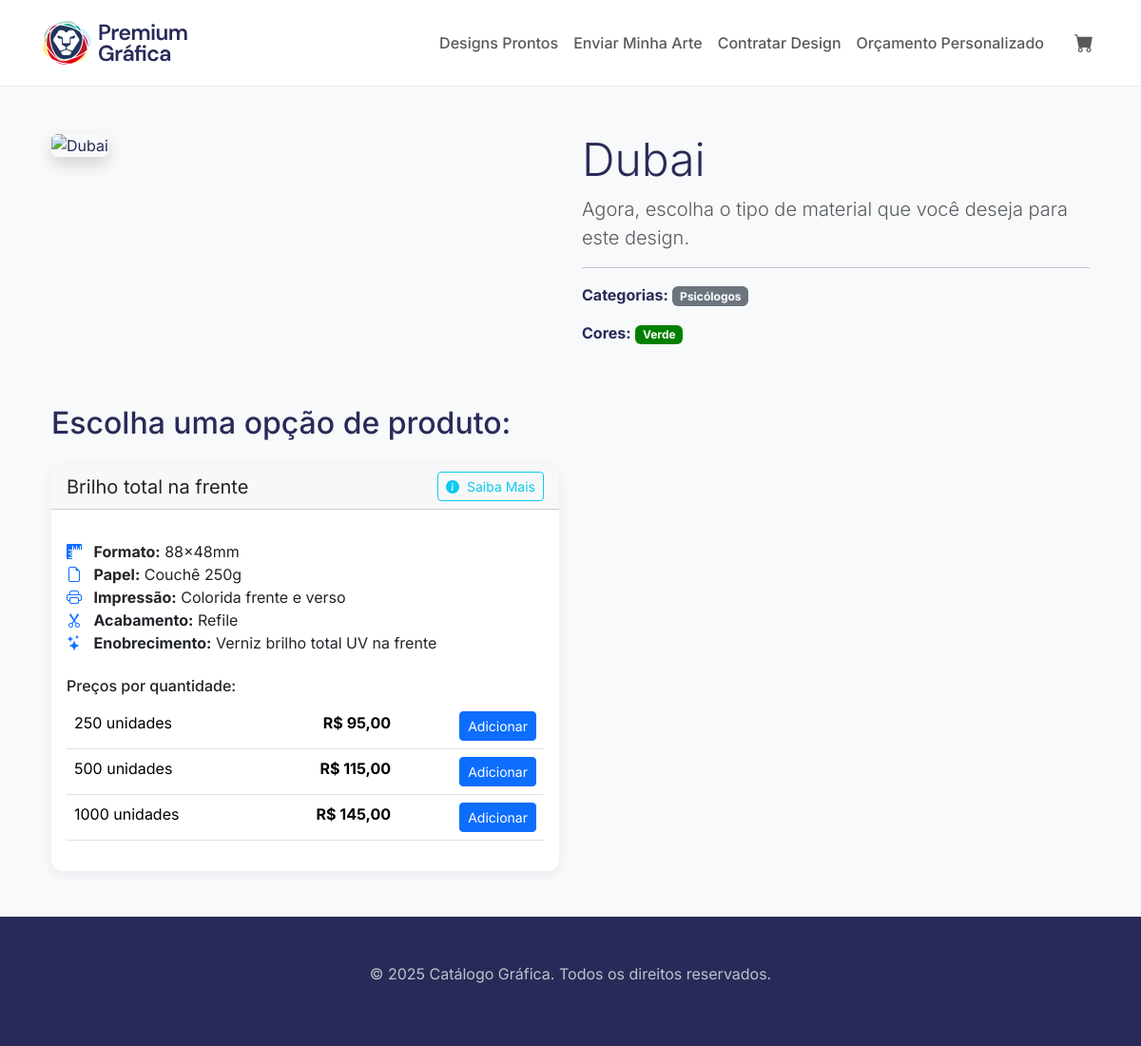
Screenshot of /designs/3/ with the database file from the repository.
### designs/models.py (models this page shows, shortened)
class Design(models.Model):
    name = models.CharField(max_length=100, verbose_name="Nome do Design")
    image = CloudinaryField('image', folder='designs')
    categories = models.ManyToManyField(Category, related_name="designs", verbose_name="Categorias")
    colors = models.ManyToManyField(Color, related_name="designs", blank=True, verbose_name="Cores")
    available_variations = models.ManyToManyField(
        ProductVariation,
        related_name="designs",
        help_text="Selecione as variações de produto que podem ser usadas com este design.",
        verbose_name="Variações de Produto Disponíveis"
    )
    class Meta:
        verbose_name = "Design"
        verbose_name_plural = "Designs"

class Category(models.Model):
    name = models.CharField(max_length=100, unique=True, verbose_name="Nome da Categoria")
    slug = models.SlugField(max_length=100, unique=True, help_text="Versão do nome otimizada para URLs.")
    class Meta:
        verbose_name = "Categoria"
        verbose_name_plural = "Categorias"
        ordering = ['name']

class Color(models.Model):
    name = models.CharField(max_length=50, unique=True, verbose_name="Nome da Cor")
    hex_code = models.CharField(max_length=7, unique=True, help_text="Código Hexadecimal da cor. Ex: #FF5733", verbose_name="Código Hex")
    class Meta:
        verbose_name = "Cor"
        verbose_name_plural = "Cores"
        ordering = ['name']

### products/models.py (models this page shows, shortened)
class ProductVariation(models.Model):
    product_type = models.ForeignKey(ProductType, on_delete=models.PROTECT, related_name="variations", verbose_name="Tipo de Produto")
    name = models.CharField(max_length=100, verbose_name="Nome da Variação")
    icon_image = CloudinaryField('icon_image', blank=True, null=True, folder='products/icons')
    detailed_description = models.TextField(
        blank=True,
        verbose_name="Descrição Detalhada",
        help_text="Explique em detalhes sobre o produto, papel, acabamentos, etc."
    )
    video_url = models.URLField(
        blank=True,
        verbose_name="URL do Vídeo (YouTube, Vimeo)",
        help_text="Cole aqui o link 'embed' do vídeo."
    )
    class Meta:
        verbose_name = "Variação de Produto"
        verbose_name_plural = "Variações de Produtos"
        unique_together = ('product_type', 'name')

class Specification(models.Model):
    product_variation = models.ForeignKey(ProductVariation, on_delete=models.CASCADE, related_name="specifications", verbose_name="Variação de Produto")
    name = models.CharField(max_length=100, verbose_name="Nome da Característica") # Ex: "Papel"
    value = models.CharField(max_length=255, verbose_name="Valor da Característica") # Ex: "Couchê 300g"
    icon = models.CharField(
        max_length=50,
        blank=True, # O ícone é opcional
        verbose_name="Classe do Ícone (Bootstrap Icons)",
        help_text="Ex: 'bi-rulers' ou 'bi-palette'. Veja os nomes em bootstrap-icons."
    )
    class Meta:
        verbose_name = "Especificação"
        verbose_name_plural = "Especificações"
        unique_together = ('product_variation', 'name')

class PriceTier(models.Model):
    product_variation = models.ForeignKey(ProductVariation, on_delete=models.CASCADE, related_name="price_tiers", verbose_name="Variação de Produto")
    quantity = models.PositiveIntegerField(verbose_name="Quantidade")
    price = models.DecimalField(max_digits=10, decimal_places=2, verbose_name="Preço")
    class Meta:
        verbose_name = "Faixa de Preço"
        verbose_name_plural = "Faixas de Preço"
        unique_together = ('product_variation', 'quantity')
        ordering = ['quantity']

### designs/views.py (the view)
# urls.py: path('designs/<int:design_id>/', views.design_detail_view, name='detail'),
def design_detail_view(request, design_id):
    design = get_object_or_404(Design, id=design_id)
    context = {
        'design': design
    }
    return render(request, 'designs/design_detail.html', context)

### core/templatetags/video_filters.py (called while the page is built)
@register.filter(name='get_embed_url')
def get_embed_url(video_url):
    if not video_url:
        return ""
    regex = (
        r'(https?://)?(www\.)?'
        '(youtube|youtu|youtube-nocookie)\.(com|be)/'
        '(watch\?v=|embed/|v/|.+\?v=)?([^&=%\?]{11})')
    match = re.search(regex, video_url)
    if match:
        video_id = match.group(6)
        return f"https://www.youtube.com/embed/{video_id}"
    return video_url

### orders/context_processors.py (called while the page is built)
def cart_context(request):
    cart = request.session.get('cart', {})
    cart_item_count = len(cart)
    return {
        'cart': cart,
        'cart_item_count': cart_item_count,
    }

### designs/templates/designs/design_detail.html (shortened to what this page needs)
{% extends "core/base.html" %} {% load video_filters %} {% block title %} {{ design.name }} - {{ block.super }} {% endblock %} {% block content %}
<div class="container">
    <div class="row mb-5">
        <div class="col-md-6">
            <img src="{{ design.image.url }}" class="img-fluid rounded shadow" alt="{{ design.name }}" />
        </div>
        <div class="col-md-6">
            <h1 class="display-5">{{ design.name }}</h1>
            <p class="lead text-muted">Agora, escolha o tipo de material que você deseja para este design.</p>
            <hr />
            <p>
                <strong>Categorias:</strong>
                {% for category in design.categories.all %}
                <span class="badge bg-secondary">{{ category.name }}</span>
                {% endfor %}
            </p>
            <p>
                <strong>Cores:</strong>
                {% for color in design.colors.all %}
                <span class="badge" style="background-color: {{ color.hex_code }}; color: #fff;">{{ color.name }}</span>
                {% endfor %}
            </p>
        </div>
    </div>
    <h2 class="mb-4">Escolha uma opção de produto:</h2>
    <div class="row row-cols-1 row-cols-md-2 g-4">
        {% for variation in design.available_variations.all %}
        <div class="col">
            <div class="card h-100 card-product">
                <div class="card-header d-flex justify-content-between align-items-center">
                    <h5 class="my-0 fw-normal">{{ variation.name }}</h5>
                    <button type="button" class="btn btn-sm btn-outline-info" data-bs-toggle="modal" data-bs-target="#variationModal-{{ variation.id }}"><i class="bi bi-info-circle-fill me-1"></i> Saiba Mais</button>
                </div>
                <div class="card-body">
                    <ul class="list-unstyled mt-3 mb-4">
                        {% for spec in variation.specifications.all %}
                        <li>{% if spec.icon %}<i class="bi {{ spec.icon }} me-2 text-primary"></i>{% endif %} <strong>{{ spec.name }}:</strong> {{ spec.value }}</li>
                        {% empty %}
                        <li>Nenhuma especificação cadastrada.</li>
                        {% endfor %}
                    </ul>
                    <h6>Preços por quantidade:</h6>
                    <table class="table">
                        <tbody>
                            {% for tier in variation.price_tiers.all %}
                            <tr>
                                <td>{{ tier.quantity }} unidades</td>
                                <td class="text-end">
                                    <strong>R$ {{ tier.price|floatformat:2 }}</strong>
                                </td>
                                <td class="text-end">
                                    <form action="{% url 'orders:add_to_cart_with_design' design.id tier.id %}" method="POST" class="d-inline">
                                        <button type="submit" class="btn btn-sm btn-primary">Adicionar</button>
                                    </form>
                                </td>
                            </tr>
                            {% empty %}
                            <tr>
                                <td colspan="3" class="text-center">Nenhum preço cadastrado.</td>
                            </tr>
                            {% endfor %}
                        </tbody>
                    </table>
                </div>
            </div>
        </div>
        {% empty %}
        <div class="col-12">
            <div class="alert alert-warning" role="alert">Nenhuma opção de produto foi configurada para este design ainda.</div>
        </div>
        {% endfor %}
    </div>
</div>
{% endblock %}

### static/css/custom.css (style rules this page uses)
:root { --brand-primary: #282b57; --brand-accent: #ceff00; --brand-hard-gray: #222222; --brand-gray: #595959; --brand-light-gray: #f8f9fa; --brand-white: #ffffff; --brand-border-color: #e9ecef; }
body { font-family: 'Inter', sans-serif; background-color: var(--brand-white); color: var(--brand-primary); display: flex; flex-direction: column; min-height: 100vh; }
.card-product { border: none; border-radius: 12px; overflow: hidden; box-shadow: 0 0.25rem 0.75rem rgba(40, 43, 87, 0.07); }

### rows the page displays
Design: name "Dubai"
Category: name "Psicólogos"
Color: name "Verde"
ProductVariation: name "Brilho total na frente"
Specification: name "Formato", value "88x48mm"
Specification: name "Papel", value "Couchê 250g"
Specification: name "Impressão", value "Colorida frente e verso"
Specification: name "Acabamento", value "Refile"
Specification: name "Enobrecimento", value "Verniz brilho total UV na frente"
PriceTier: quantity "250", price "95,00"
PriceTier: quantity "500", price "115,00"
PriceTier: quantity "1000", price "145,00"
